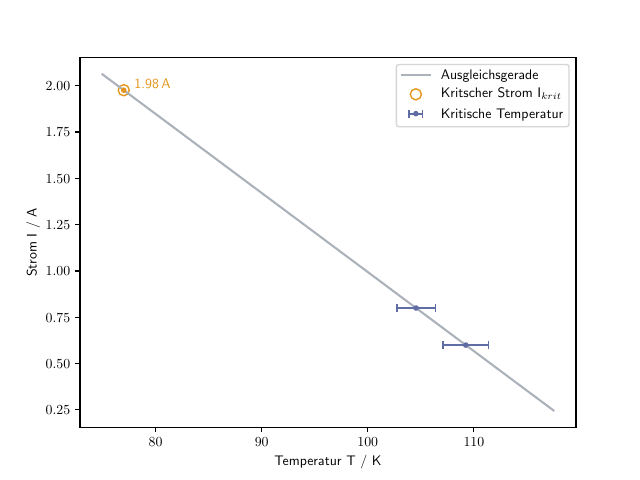

This chart was generated by the following Python code:
import matplotlib.pyplot as plt
import numpy as np
import math
from scipy.optimize import curve_fit

plt.rc('text', usetex=True)
t1, RMG1, URL1, IRL1  = np.genfromtxt('A4b_08A.txt',  unpack=True) # s | ohm | mV | A
t2, RMG2, URL2, IRL2  = np.genfromtxt('A4b_06A.txt', unpack=True) # s | ohm | mV | A
URL2 = -URL2


IMG = 10e-6     # muA, Strom am Messgerät


#t2,U2 = np.genfromtxt('A2_4.txt', unpack=True)
#t3,U3 = np.genfromtxt('A2_7.txt', unpack=True)
#Rkrit = np.empty(3)
#tkrit = np.empty(3)

# Zeitpunkt, an dem Magnet absenkt ist
# Werte abschneiden, Zeit bei Null beginnen lassen und U_krit bestimmen

cut = np.array([170,310])
for i in range(1,3):
    locals()["t"+str(i)]      =   locals()["t"+str(i)][cut[i-1]::]
    locals()["RMG"+str(i)]    = locals()["RMG"+str(i)][cut[i-1]::]
    locals()["IRL"+str(i)]    = locals()["IRL"+str(i)][cut[i-1]::]
    locals()["URL"+str(i)]    = locals()["URL"+str(i)][cut[i-1]::]
    locals()["t"+str(i)]      -= min(locals()["t"+str(i)])


def R(U,I):
    return U/I

# Kalibrierungsdaten des Platin-Temp-Sensors

a0  = 19.7443
da0 = 2.50532
a1  = 3.20409
da1 = 0.33372
a2  = -0.02161
da2 = 0.01102
a3  = 1.72736*1e-4
da3 = 9.85867*1e-5

def T(R):
    return a0 + a1*R + a2*R*R + a3*R*R*R

# irgendwie ist der Kalibrierungsfit nicht so schön, da hier riesige Fehler rauskommen, naja..
def dT(R):
    return np.sqrt((da0)**2 + (U*da1)**2 + (U*U*da2)**2 + (U*U*U*da3)**2)



# Plot R(T) für 1, 0.8, 0.6, 0.4, 0.2 A
Ampere = np.array([0.8,0.6])
tkrit  = np.array([23,23])
Tkrit  = np.empty(2)
dTmittel = np.zeros(2)


for i in range(1,3):
    #plt.plot(locals()["t"+str(i)], locals()["RMG"+str(i)], ".", label=str(Ampere[i-1])+r"$\,$A")
    RMG         = locals()["RMG"+str(i)]
    URL         = locals()["URL"+str(i)]
    IRL         = locals()["IRL"+str(i)]
    t           = locals()["t"+str(i)]
    TK          = tkrit[i-1]
    Tkrit[i-1]  = T(RMG[TK])    # Kritsche Temperatur speichern
    ampere      = Ampere[i-1]

    fig = plt.figure()
    ax1 = fig.add_subplot(111)
    ax1.set_xlim([79, 150])
    ax1.set_ylim([-0.2,11])
    ax2 = ax1.twiny()

    ax1.plot(T(RMG), R(URL,IRL), ".", label=str(ampere)+r"$\,$A",color="#606da4",zorder=1)

    ax2.tick_params(axis='x', labelcolor='#e5961c')
    ax2.set_xlim(ax1.get_xlim())
    ax2.set_xticks([T(RMG[TK])])
    ax2.set_xticklabels([round(T(RMG[TK]),1)])

    ax2.plot(np.ones(20)*T(RMG[TK]), np.linspace(-0.5,12,20), "--",color="#e5961c", linewidth=0.5, zorder=2)
    ax2.text(T(RMG[TK])+0.2, 10, s=r"T$_{krit}$", color="#e5961c", fontsize=12)
    print("Für", ampere,"A:")
    print("kritsche Temperatur = ", T(RMG[TK]), " K")
    s       = str(round(R(URL[TK], IRL[TK]), 2)) + r"$\,$m$\Omega$"
    xy      = np.array([T(RMG[TK]),R(URL[TK], IRL[TK])])
    xytext  = np.array([T(RMG[TK])-10,R(URL[TK], IRL[TK])+1])
    plt.annotate(s, xy=xy, xytext=xytext, arrowprops=dict(color="black", arrowstyle="simple"))
    ax1.legend(loc="best")
    ax1.set_xlabel("Temperatur T / K")
    ax1.set_ylabel(r"Widerstand R$_{SL}$ / m$\Omega$")
    plt.savefig("R_T_"+str(ampere)+"A.pdf")
    plt.clf()

    # Temperaturänderung im Ablesebereich zur Fehlerabschätzung
    for k in range(1,3):
        dTmittel[i-1] += np.abs(T(RMG[TK])-T(RMG[TK-k]))
        dTmittel[i-1] += np.abs(T(RMG[TK])-T(RMG[TK+k]))
    dTmittel[i-1] /= 2*k
    print("Tempaenderung beim Ablesen = ", dTmittel[i-1], " K")
    print()


# lin. Fit
def lin(T,m,b):
    return m*T+b

Temp = np.linspace(75,120,100)
# I(Tkrit) zu Bestimmung des kritischen Stroms

plt.errorbar(Tkrit, Ampere, xerr=dTmittel+1, capsize=3, fmt='.', label="Kritische Temperatur", color="#606da4", zorder=3)
#plt.plot(Tkrit[2], Ampere[2], "rx", mew=1,markerfacecolor="white", markersize=6,label="Ausreißer",zorder=4)
#Tkrit  = np.delete(Tkrit, [2])
#Ampere = np.delete(Ampere, [2])

# lin. Fit
def lin(T,m,b):
    return m*T+b

params1, covariance_matrix1 = curve_fit(lin, Tkrit, Ampere)#, p0, bounds=bounds)
uncertainties1 = np.sqrt(np.diag(covariance_matrix1))
print("Ausgleichsgerade:")
print("m = ",params1[0], "+-", uncertainties1[0])
print("b = ",params1[1], "+-", uncertainties1[1])

plt.plot(Temp, lin(Temp, *params1), label="Ausgleichsgerade",color="#acb2ba",zorder=2)
Ikrit = lin(77, *params1)
plt.plot(77, Ikrit, "o", mew=1,markerfacecolor="white", markersize=8,color="#e5961c",zorder=1)
plt.text(78, lin(78, *params1)+0.05, s=str(round(Ikrit, 2))+"$\,$A",color="#e5961c")
plt.plot(77, Ikrit, ".", color="#e5961c",label=r"Kritscher Strom I$_{c}$")

plt.axis([76,119,0,3])
plt.xlabel(r"Temperatur T / K")
plt.ylabel(r"Strom I / A")
plt.legend()

plt.savefig("I_krit.pdf")
plt.clf()
